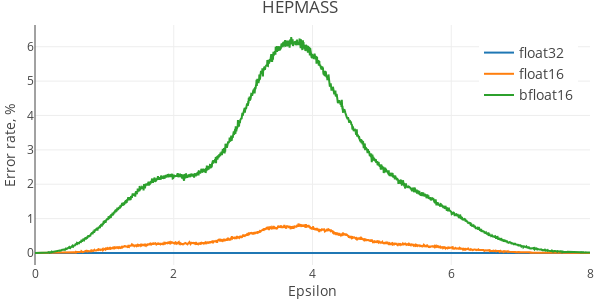

The notebook cell saved with this chart:
### Code cell
plot_dbscan_errors('HEPMASS', hepmass, 100000, max_eps=8)

### Figure 1 — Plotly figure (JSON) as saved in the notebook; plotly's stock layout.template omitted (floating-point values rounded to 4 significant figures; data arrays with more than 128 entries replaced by an {"elided": "..."} marker saying what was removed)
{"data": [{"name": "float32", "type": "scatter", "uid": "c4ac7224-9829-4349-bb12-3179a31d80ec", "x": {"elided": "2000 float values"}, "y": {"elided": "2000 float values"}}, {"name": "float16", "type": "scatter", "uid": "fc4b1e38-35ca-4b44-b469-5b2c7373d895", "x": {"elided": "2000 float values"}, "y": {"elided": "2000 float values"}}, {"name": "bfloat16", "type": "scatter", "uid": "1adbe0b4-7093-4f96-a301-c7f992d05b46", "x": {"elided": "2000 float values"}, "y": {"elided": "2000 float values"}}], "layout": {"height": 300, "legend": {"font": {"size": 14}, "x": 0.8, "y": 0.95}, "margin": {"b": 35, "l": 35, "r": 10, "t": 25}, "title": {"text": "HEPMASS"}, "width": 600, "xaxis": {"title": {"text": "Epsilon"}}, "yaxis": {"title": {"text": "Error rate, %"}}}}
